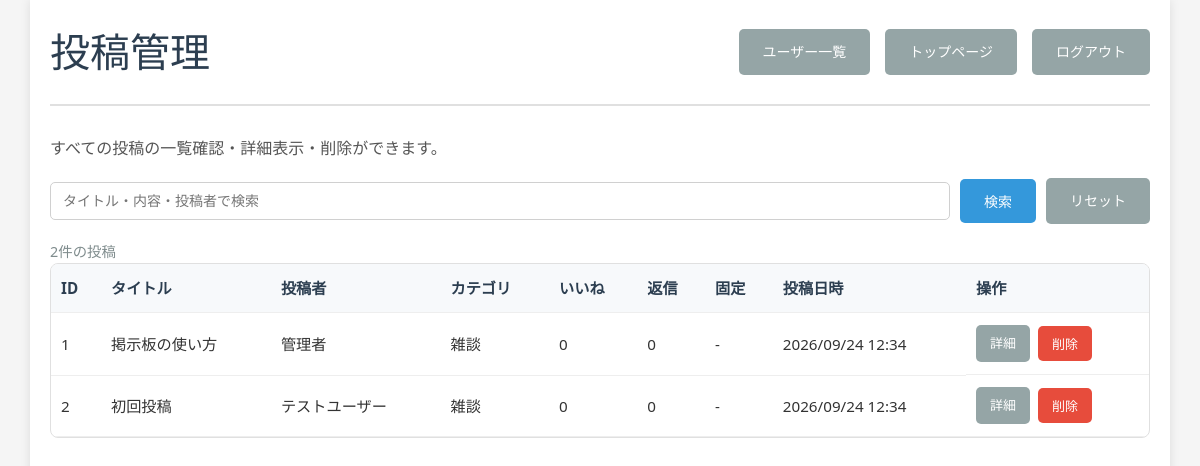
/admin_posts.php (signed in), run on the app's committed database.
### tables this page shows
CREATE TABLE IF NOT EXISTS posts (
    id INT AUTO_INCREMENT PRIMARY KEY,
    user_id INT NULL,
    is_pinned TINYINT(1) NOT NULL DEFAULT 0,
    category VARCHAR(100) NOT NULL DEFAULT '雑談',
    title VARCHAR(255) NOT NULL,
    content TEXT NOT NULL,
    author VARCHAR(100) NOT NULL,
    image_path VARCHAR(255) NULL,
    created_at TIMESTAMP DEFAULT CURRENT_TIMESTAMP,
    updated_at TIMESTAMP DEFAULT CURRENT_TIMESTAMP ON UPDATE CURRENT_TIMESTAMP,
    CONSTRAINT fk_posts_user FOREIGN KEY (user_id) REFERENCES users(id) ON DELETE SET NULL
);

### config/categories.php (called while the page is built, shortened)
<?php
function getCategoryTree(): array
{
    return [
        '料理' => [
            '和食' => ['寿司', 'ラーメン', '丼もの'],
            '洋食' => ['パスタ', 'ステーキ', 'ハンバーガー'],
            '中華' => ['炒め物', '点心'],
        ],
        'スポーツ' => [
            '球技' => ['サッカー', '野球', 'バスケ'],
            '個人競技' => ['陸上', '水泳', 'テニス', '卓球'],
            '観戦' => [],
        ],
        '娯楽' => [
            'ゲーム' => ['家庭用', 'スマホゲーム', 'PCゲーム'],
            '映画・ドラマ' => ['映画', 'アニメ', 'ドラマ'],
            '音楽' => [],
        ],
        '勉強' => [
            '学校' => ['授業', 'レポート', '試験'],
            '資格' => ['IT', '語学', 'その他資格'],
            '自学' => [],
        ],
        '雑談' => [
            '日常' => [],
            '質問' => [],
        ],
        '連絡' => [
            'お知らせ' => [],
            '募集' => [],
        ],
    ];
}
function getCategoryFlatOptions(): array
{
    $options = [];
    $tree = getCategoryTree();
    foreach ($tree as $l1 => $l2map) {
        $options[$l1] = $l1;
        foreach ($l2map as $l2 => $l3list) {
            $path2 = $l1 . '/' . $l2;
            $options[$path2] = $l1 . ' › ' . $l2;
            if (!is_array($l3list) || $l3list === []) {
                continue;
            }
            foreach ($l3list as $l3) {
                $path3 = $path2 . '/' . $l3;
                $options[$path3] = $l1 . ' › ' . $l2 . ' › ' . $l3;
            }
        }
    }
    return $options;
}
function formatCategoryLabel(string $path): string
{
    $path = trim($path);
    $options = getCategoryFlatOptions();
    if (isset($options[$path])) {
        return $options[$path];
    }
    return str_replace('/', ' › ', $path);
}

### admin_posts.php (the view, shortened to what this page needs)
<?php
require_once 'config/database.php';
require_once 'config/categories.php';
$error = '';
$keyword = trim((string)($_GET['q'] ?? ''));
$whereSql = '';
$params = [];
try {
    $stmt = $pdo->prepare(
        "SELECT
            p.id,
            p.title,
            p.author,
            p.category,
            p.is_pinned,
            p.created_at,
            p.updated_at,
            COALESCE(plc.like_count, 0) AS like_count,
            COALESCE(rc.reply_count, 0) AS reply_count
         FROM posts p
         LEFT JOIN (
            SELECT post_id, COUNT(*) AS like_count FROM post_likes GROUP BY post_id
         ) plc ON plc.post_id = p.id
         LEFT JOIN (
            SELECT post_id, COUNT(*) AS reply_count FROM post_replies GROUP BY post_id
         ) rc ON rc.post_id = p.id
         $whereSql
         ORDER BY p.created_at DESC"
    );
    $stmt->execute($params);
    $posts = $stmt->fetchAll();
} catch (PDOException $e) {
    $posts = [];
    $error = $error !== '' ? $error : '投稿一覧の取得に失敗しました。';
    error_log('admin_posts list: ' . $e->getMessage());
}
?>
<!DOCTYPE html>
<html lang="ja">
<head>
    <link rel="stylesheet" href="css/style.css?v=6">
</head>
<body>
    <div class="container">
        <header>
            <h1>投稿管理</h1>
            <div class="header-actions">
                <a href="admin_users.php" class="btn btn-secondary">ユーザー一覧</a>
                <a href="index.php" class="btn btn-secondary">トップページ</a>
                <a href="logout.php" class="btn btn-secondary">ログアウト</a>
            </div>
        </header>
        <main>
            <p class="admin-page-intro">すべての投稿の一覧確認・詳細表示・削除ができます。</p>
            <form method="GET" class="admin-search-form">
                <input
                    type="text"
                    name="q"
                    value="<?php echo htmlspecialchars($keyword); ?>"
                    maxlength="100"
                    placeholder="タイトル・内容・投稿者で検索"
                >
                <button type="submit" class="btn btn-primary">検索</button>
                <a href="admin_posts.php" class="btn btn-secondary">リセット</a>
            </form>
            <p class="list-controls-result"><?php echo count($posts); ?>件の投稿</p>
            <?php if (empty($posts)): ?>
                <div class="no-posts"><p>投稿がありません。</p></div>
            <?php else: ?>
                <div class="admin-table-wrap">
                    <table class="admin-table">
                        <thead>
                            <tr>
                                <th>ID</th>
                                <th>タイトル</th>
                                <th>投稿者</th>
                                <th>カテゴリ</th>
                                <th>いいね</th>
                                <th>返信</th>
                                <th>固定</th>
                                <th>投稿日時</th>
                                <th>操作</th>
                            </tr>
                        </thead>
                        <tbody>
                            <?php foreach ($posts as $post): ?>
                                <tr>
                                    <td><?php echo (int)$post['id']; ?></td>
                                    <td><?php echo htmlspecialchars($post['title']); ?></td>
                                    <td><?php echo htmlspecialchars($post['author']); ?></td>
                                    <td><?php echo htmlspecialchars(formatCategoryLabel($post['category'] ?? '雑談')); ?></td>
                                    <td><?php echo (int)$post['like_count']; ?></td>
                                    <td><?php echo (int)$post['reply_count']; ?></td>
                                    <td><?php echo ((int)($post['is_pinned'] ?? 0) === 1) ? '固定' : '-'; ?></td>
                                    <td><?php echo date('Y/m/d H:i', strtotime($post['created_at'])); ?></td>
                                    <td class="admin-actions">
                                        <a class="btn btn-secondary" href="admin_post_detail.php?id=<?php echo (int)$post['id']; ?>">詳細</a>
                                        <form method="POST" action="admin_posts.php" class="inline-form" onsubmit="return confirm('この投稿を削除しますか？');">
                                            <button type="submit" class="btn btn-danger">削除</button>
                                        </form>
                                    </td>
                                </tr>
                            <?php endforeach; ?>
                        </tbody>
                    </table>
                </div>
            <?php endif; ?>
        </main>
    </div>
</body>
</html>

### css/style.css (style rules this page uses)
* { margin: 0; padding: 0; box-sizing: border-box; }
body { font-family: 'Segoe UI', Tahoma, Geneva, Verdana, sans-serif; line-height: 1.6; color: #333; background-color: #f5f5f5; }
.container { width: 95%; max-width: 1400px; margin: 0 auto; padding: 20px; background-color: white; min-height: 100vh; box-shadow: 0 0 10px rgba(0,0,0,0.1); }
header { display: flex; justify-content: space-between; align-items: center; margin-bottom: 30px; padding-bottom: 20px; border-bottom: 2px solid #e0e0e0; }
header h1 { color: #2c3e50; font-size: 2.5em; font-weight: 300; }
.btn { display: inline-block; padding: 12px 24px; text-decoration: none; border-radius: 5px; font-weight: 500; transition: all 0.3s ease; border: none; cursor: pointer; font-size: 14px; }
.btn-primary { background-color: #3498db; color: white; }
.btn-secondary { background-color: #95a5a6; color: white; }
.list-controls-result { margin-top: 10px; color: #7f8c8d; font-size: 0.9em; }
.header-actions { display: flex; align-items: center; gap: 15px; flex-wrap: nowrap; overflow: visible; }
.header-actions .btn, .header-actions .notification-menu { flex-shrink: 0; }
.header-actions .btn { display: inline-flex; align-items: center; justify-content: center; white-space: nowrap; width: auto; min-width: 96px; }
.inline-form { display: inline-block; }
.btn-danger { background-color: #e74c3c; color: #fff; }
.admin-login-note, .admin-page-intro { margin-bottom: 16px; color: #555; }
.admin-search-form { display: flex; gap: 10px; flex-wrap: wrap; align-items: center; margin-bottom: 16px; }
.admin-search-form input[type="text"] { flex: 1; min-width: 220px; padding: 10px 12px; border: 1px solid #d0d0d0; border-radius: 5px; font-size: 14px; }
.admin-table-wrap { overflow-x: auto; border: 1px solid #e0e0e0; border-radius: 8px; }
.admin-table { width: 100%; border-collapse: collapse; font-size: 0.95em; }
.admin-table th, .admin-table td { padding: 12px 10px; border-bottom: 1px solid #eee; text-align: left; vertical-align: middle; }
.admin-table th { background-color: #f7f9fb; color: #2c3e50; font-weight: 600; white-space: nowrap; }
.admin-actions { display: flex; gap: 8px; align-items: center; flex-wrap: wrap; }
.admin-actions .btn { padding: 8px 14px; font-size: 13px; }

### data on the page
posts: id "1", title "掲示板の使い方", author "管理者", category "雑談", like_count "0", reply_count "0", created_at "2026/09/24 12:34"
posts: id "2", title "初回投稿", author "テストユーザー", category "雑談", like_count "0", reply_count "0", created_at "2026/09/24 12:34"

### other printed values
count($posts) "2"
